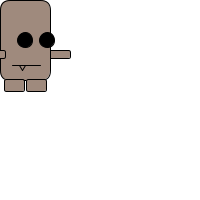
Frame 1 (no input)
Frame 60 (the mouse pressed at the canvas centre just before this capture): identical to frame 1, image omitted
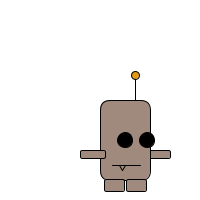
Frame 120 (the mouse held since frame 60 and released just before this capture)

The Processing sketch that drew these frames (run headless with seeded random() and noise(); from frame 60 on, the mouse is pressed at the canvas centre):

// Processing sketch: processing_121836
// ── processing_121836.pde

void setup() {
  size(200, 200);

}

void draw() {
  background(255);
  
  fill(159, 138, 125);
   rect(mouseX +45, mouseY +50, 25, 8, 2);//rechteram 120, 120
  rect(mouseX, mouseY, 50, 80, 10); //body//x75 y70

  line(mouseX +12, mouseY+65, mouseX+40, mouseY+65); //mond//85,135 //115, 135
 
  line(mouseX +19, mouseY +65, mouseX +22, mouseY +70); //links tand, 94, 135, 97, 140
   ellipseMode(CENTER);
  line(mouseX +22, mouseY +70, mouseX +25, mouseY +65); //rechts tand 97, 140, 100, 135
 ellipseMode(CENTER);
 
  fill(227, 156, 18);
  line(mouseX +35, mouseY, mouseX+35, mouseY -25);//antenne 110, 70, 110, 50
   
  ellipse(mouseX +35, mouseY -25, 8, 8);//antennebol 110, 50


  fill(159, 138, 125);
  rect(mouseX +4, mouseY +79, 20, 12, 2);//linkerbeen 79 149
  rect(mouseX +26, mouseY +79, 20, 12, 2);//rechterbeen 101 149

  fill(159, 138, 125);
  rect(mouseX -20, mouseY +50, 25, 8, 2);//linkerarm 55, 120

  fill(0);

  ellipse(mouseX +25, mouseY+40, 15, 15);//oog links
  ellipse(mouseX +47, mouseY+40, 15, 15);//oog rechts

}
